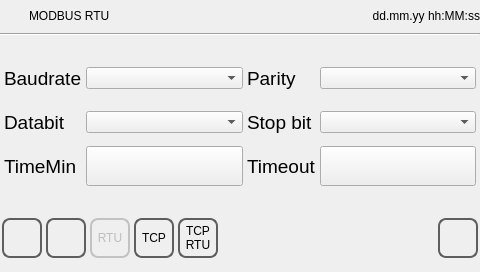
<?xml version="1.0" encoding="UTF-8"?>
<ui version="4.0">
 <class>commpar_rtu</class>
 <widget class="QWidget" name="commpar_rtu">
  <property name="geometry">
   <rect>
    <x>0</x>
    <y>0</y>
    <width>480</width><height>272</height>
   </rect>
  </property>
  <property name="minimumSize">
   <size>
    <width>0</width>
    <height>0</height>
   </size>
  </property>
  <property name="maximumSize">
   <size>
    <width>16777215</width>
    <height>16777215</height>
   </size>
  </property>
  <property name="windowTitle">
   <string>commpar_rtu</string>
  </property>
  <property name="styleSheet">
   <string notr="true">QPushButton
{
	font: 20pt &quot;Ubuntu&quot;;
}
    QAbstractItemView {
     padding: 5 5 16 5;
     font-size: 20px;
    }
     
</string>
  </property>
  <layout class="QVBoxLayout" name="verticalLayout">
   <property name="spacing">
    <number>4</number>
   </property>
   <property name="leftMargin">
    <number>0</number>
   </property>
   <property name="topMargin">
    <number>4</number>
   </property>
   <property name="rightMargin">
    <number>0</number>
   </property>
   <property name="bottomMargin">
    <number>4</number>
   </property>
   <item>
    <layout class="QHBoxLayout" name="horizontalLayout">
     <property name="sizeConstraint">
      <enum>QLayout::SetMinimumSize</enum>
     </property>
     <item>
      <widget class="QLabel" name="labelIcon">
       <property name="minimumSize">
        <size>
         <width>25</width>
         <height>25</height>
        </size>
       </property>
       <property name="maximumSize">
        <size>
         <width>25</width>
         <height>25</height>
        </size>
       </property>
       <property name="focusPolicy">
        <enum>Qt::NoFocus</enum>
       </property>
       <property name="styleSheet">
        <string notr="true"/>
       </property>
       <property name="text">
        <string/>
       </property>
      </widget>
     </item>
     <item>
      <widget class="QLabel" name="labelTitle">
       <property name="sizePolicy">
        <sizepolicy hsizetype="Preferred" vsizetype="Fixed">
         <horstretch>0</horstretch>
         <verstretch>0</verstretch>
        </sizepolicy>
       </property>
       <property name="focusPolicy">
        <enum>Qt::NoFocus</enum>
       </property>
       <property name="text">
        <string>MODBUS RTU</string>
       </property>
      </widget>
     </item>
     <item>
      <widget class="QLabel" name="labelUserName">
       <property name="text">
        <string/>
       </property>
      </widget>
     </item>
     <item>
      <widget class="QLabel" name="labelDataOra">
       <property name="sizePolicy">
        <sizepolicy hsizetype="Preferred" vsizetype="Fixed">
         <horstretch>0</horstretch>
         <verstretch>0</verstretch>
        </sizepolicy>
       </property>
       <property name="focusPolicy">
        <enum>Qt::NoFocus</enum>
       </property>
       <property name="text">
        <string>dd.mm.yy hh:MM:ss</string>
       </property>
       <property name="alignment">
        <set>Qt::AlignRight|Qt::AlignTrailing|Qt::AlignVCenter</set>
       </property>
      </widget>
     </item>
    </layout>
   </item>
   <item>
    <widget class="Line" name="line">
     <property name="focusPolicy">
      <enum>Qt::NoFocus</enum>
     </property>
     <property name="orientation">
      <enum>Qt::Horizontal</enum>
     </property>
    </widget>
   </item>
   <item>
    <spacer name="verticalSpacer">
     <property name="focusPolicy">
      <enum>Qt::NoFocus</enum>
     </property>
     <property name="orientation">
      <enum>Qt::Vertical</enum>
     </property>
     <property name="sizeHint" stdset="0">
      <size>
       <width>20</width>
       <height>40</height>
      </size>
     </property>
    </spacer>
   </item>
   <item>
    <layout class="QGridLayout" name="gridLayout">
     <property name="leftMargin">
      <number>4</number>
     </property>
     <property name="rightMargin">
      <number>4</number>
     </property>
     <item row="0" column="0">
      <widget class="QLabel" name="labelBaudRate">
       <property name="sizePolicy">
        <sizepolicy hsizetype="Fixed" vsizetype="Preferred">
         <horstretch>0</horstretch>
         <verstretch>0</verstretch>
        </sizepolicy>
       </property>
       <property name="minimumSize">
        <size>
         <width>0</width>
         <height>40</height>
        </size>
       </property>
       <property name="font">
        <font>
         <pointsize>14</pointsize>
        </font>
       </property>
       <property name="focusPolicy">
        <enum>Qt::NoFocus</enum>
       </property>
       <property name="text">
        <string>Baudrate</string>
       </property>
      </widget>
     </item>
     <item row="1" column="0">
      <widget class="QLabel" name="labelBitNb">
       <property name="sizePolicy">
        <sizepolicy hsizetype="Fixed" vsizetype="Preferred">
         <horstretch>0</horstretch>
         <verstretch>0</verstretch>
        </sizepolicy>
       </property>
       <property name="minimumSize">
        <size>
         <width>0</width>
         <height>40</height>
        </size>
       </property>
       <property name="font">
        <font>
         <pointsize>14</pointsize>
        </font>
       </property>
       <property name="focusPolicy">
        <enum>Qt::NoFocus</enum>
       </property>
       <property name="text">
        <string>Databit</string>
       </property>
      </widget>
     </item>
     <item row="2" column="0">
      <widget class="QLabel" name="labelQueryIntervalRTU">
       <property name="sizePolicy">
        <sizepolicy hsizetype="Fixed" vsizetype="Preferred">
         <horstretch>0</horstretch>
         <verstretch>0</verstretch>
        </sizepolicy>
       </property>
       <property name="minimumSize">
        <size>
         <width>0</width>
         <height>40</height>
        </size>
       </property>
       <property name="font">
        <font>
         <pointsize>14</pointsize>
        </font>
       </property>
       <property name="focusPolicy">
        <enum>Qt::NoFocus</enum>
       </property>
       <property name="text">
        <string>TimeMin</string>
       </property>
      </widget>
     </item>
     <item row="0" column="1">
      <widget class="QComboBox" name="comboBoxBaudRate">
       <property name="minimumSize">
        <size>
         <width>0</width>
         <height>0</height>
        </size>
       </property>
       <property name="focusPolicy">
        <enum>Qt::NoFocus</enum>
       </property>
       <property name="styleSheet">
        <string notr="true"/>
       </property>
      </widget>
     </item>
     <item row="1" column="1">
      <widget class="QComboBox" name="comboBoxBitNb">
       <property name="minimumSize">
        <size>
         <width>0</width>
         <height>0</height>
        </size>
       </property>
       <property name="focusPolicy">
        <enum>Qt::NoFocus</enum>
       </property>
      </widget>
     </item>
     <item row="2" column="1">
      <widget class="QPushButton" name="pushButtonQueryIntervalRTU">
       <property name="minimumSize">
        <size>
         <width>0</width>
         <height>40</height>
        </size>
       </property>
       <property name="focusPolicy">
        <enum>Qt::NoFocus</enum>
       </property>
       <property name="text">
        <string/>
       </property>
      </widget>
     </item>
     <item row="0" column="3">
      <widget class="QComboBox" name="comboBoxParity">
       <property name="minimumSize">
        <size>
         <width>0</width>
         <height>0</height>
        </size>
       </property>
       <property name="focusPolicy">
        <enum>Qt::NoFocus</enum>
       </property>
      </widget>
     </item>
     <item row="1" column="3">
      <widget class="QComboBox" name="comboBoxStopBit">
       <property name="minimumSize">
        <size>
         <width>0</width>
         <height>0</height>
        </size>
       </property>
       <property name="focusPolicy">
        <enum>Qt::NoFocus</enum>
       </property>
      </widget>
     </item>
     <item row="1" column="2">
      <widget class="QLabel" name="labelStopBit">
       <property name="sizePolicy">
        <sizepolicy hsizetype="Fixed" vsizetype="Preferred">
         <horstretch>0</horstretch>
         <verstretch>0</verstretch>
        </sizepolicy>
       </property>
       <property name="minimumSize">
        <size>
         <width>0</width>
         <height>40</height>
        </size>
       </property>
       <property name="font">
        <font>
         <pointsize>14</pointsize>
        </font>
       </property>
       <property name="focusPolicy">
        <enum>Qt::NoFocus</enum>
       </property>
       <property name="text">
        <string>Stop bit</string>
       </property>
      </widget>
     </item>
     <item row="2" column="2">
      <widget class="QLabel" name="labelTimeOutRTU">
       <property name="sizePolicy">
        <sizepolicy hsizetype="Fixed" vsizetype="Preferred">
         <horstretch>0</horstretch>
         <verstretch>0</verstretch>
        </sizepolicy>
       </property>
       <property name="minimumSize">
        <size>
         <width>0</width>
         <height>40</height>
        </size>
       </property>
       <property name="font">
        <font>
         <pointsize>14</pointsize>
        </font>
       </property>
       <property name="focusPolicy">
        <enum>Qt::NoFocus</enum>
       </property>
       <property name="text">
        <string>Timeout</string>
       </property>
      </widget>
     </item>
     <item row="2" column="3">
      <widget class="QPushButton" name="pushButtonTimeOutRTU">
       <property name="minimumSize">
        <size>
         <width>0</width>
         <height>40</height>
        </size>
       </property>
       <property name="focusPolicy">
        <enum>Qt::NoFocus</enum>
       </property>
       <property name="text">
        <string/>
       </property>
      </widget>
     </item>
     <item row="0" column="2">
      <widget class="QLabel" name="labelParity">
       <property name="sizePolicy">
        <sizepolicy hsizetype="Fixed" vsizetype="Preferred">
         <horstretch>0</horstretch>
         <verstretch>0</verstretch>
        </sizepolicy>
       </property>
       <property name="minimumSize">
        <size>
         <width>0</width>
         <height>40</height>
        </size>
       </property>
       <property name="font">
        <font>
         <pointsize>14</pointsize>
        </font>
       </property>
       <property name="focusPolicy">
        <enum>Qt::NoFocus</enum>
       </property>
       <property name="text">
        <string>Parity</string>
       </property>
      </widget>
     </item>
    </layout>
   </item>
   <item>
    <spacer name="verticalSpacer_2">
     <property name="focusPolicy">
      <enum>Qt::NoFocus</enum>
     </property>
     <property name="orientation">
      <enum>Qt::Vertical</enum>
     </property>
     <property name="sizeHint" stdset="0">
      <size>
       <width>20</width>
       <height>40</height>
      </size>
     </property>
    </spacer>
   </item>
   <item>
    <layout class="QHBoxLayout" name="horizontalLayoutButtons">
     <property name="leftMargin">
      <number>2</number>
     </property>
     <property name="rightMargin">
      <number>2</number>
     </property>
     <item>
      <widget class="QPushButton" name="pushButtonHome">
       <property name="minimumSize">
        <size>
         <width>40</width>
         <height>40</height>
        </size>
       </property>
       <property name="maximumSize">
        <size>
         <width>40</width>
         <height>40</height>
        </size>
       </property>
       <property name="focusPolicy">
        <enum>Qt::NoFocus</enum>
       </property>
       <property name="styleSheet">
        <string notr="true">QPushButton
{
border: 2px solid  rgb(94, 94, 94);
border-radius: 8px;
qproperty-icon: url(:/systemicons/img/Home.png);
qproperty-iconSize: 24px 24px;
qproperty-focusPolicy: NoFocus;
}
QPushButton:pressed
{
border: 2px solid  rgb(194, 194, 194);
background-color:  rgb(255, 255, 127);
}
QPushButton:disabled
{
border: 2px solid  rgb(194, 194, 194);
}
</string>
       </property>
       <property name="text">
        <string/>
       </property>
      </widget>
     </item>
     <item>
      <widget class="QPushButton" name="pushButtonBack">
       <property name="minimumSize">
        <size>
         <width>40</width>
         <height>40</height>
        </size>
       </property>
       <property name="maximumSize">
        <size>
         <width>40</width>
         <height>40</height>
        </size>
       </property>
       <property name="focusPolicy">
        <enum>Qt::NoFocus</enum>
       </property>
       <property name="styleSheet">
        <string notr="true">QPushButton
{
border: 2px solid  rgb(94, 94, 94);
border-radius: 8px;
qproperty-icon: url(:/systemicons/img/Go_back.png);
qproperty-iconSize: 24px 24px;
qproperty-focusPolicy: NoFocus;
}
QPushButton:pressed
{
border: 2px solid  rgb(194, 194, 194);
background-color:  rgb(255, 255, 127);
}
QPushButton:disabled
{
border: 2px solid  rgb(194, 194, 194);
}
</string>
       </property>
       <property name="text">
        <string/>
       </property>
      </widget>
     </item>
     <item>
      <widget class="QPushButton" name="pushButtonRTU">
       <property name="enabled">
        <bool>false</bool>
       </property>
       <property name="minimumSize">
        <size>
         <width>40</width>
         <height>40</height>
        </size>
       </property>
       <property name="maximumSize">
        <size>
         <width>40</width>
         <height>40</height>
        </size>
       </property>
       <property name="focusPolicy">
        <enum>Qt::NoFocus</enum>
       </property>
       <property name="styleSheet">
        <string notr="true">QPushButton
{
border: 2px solid  rgb(94, 94, 94);
border-radius: 8px;
font: 12pt &quot;Ubuntu&quot;;
qproperty-focusPolicy: NoFocus;
}
QPushButton:pressed
{
border: 2px solid  rgb(194, 194, 194);
background-color:  rgb(255, 255, 127);
}
QPushButton:disabled
{
border: 2px solid  rgb(194, 194, 194);
}
</string>
       </property>
       <property name="text">
        <string>RTU</string>
       </property>
      </widget>
     </item>
     <item>
      <widget class="QPushButton" name="pushButtonTCP">
       <property name="minimumSize">
        <size>
         <width>40</width>
         <height>40</height>
        </size>
       </property>
       <property name="maximumSize">
        <size>
         <width>40</width>
         <height>40</height>
        </size>
       </property>
       <property name="focusPolicy">
        <enum>Qt::NoFocus</enum>
       </property>
       <property name="styleSheet">
        <string notr="true">QPushButton
{
border: 2px solid  rgb(94, 94, 94);
border-radius: 8px;
font: 12pt &quot;Ubuntu&quot;;
qproperty-focusPolicy: NoFocus;
}
QPushButton:pressed
{
border: 2px solid  rgb(194, 194, 194);
background-color:  rgb(255, 255, 127);
}
QPushButton:disabled
{
border: 2px solid  rgb(194, 194, 194);
}
</string>
       </property>
       <property name="text">
        <string>TCP</string>
       </property>
      </widget>
     </item>
     <item>
      <widget class="QPushButton" name="pushButtonTCPRTU">
       <property name="minimumSize">
        <size>
         <width>40</width>
         <height>40</height>
        </size>
       </property>
       <property name="maximumSize">
        <size>
         <width>40</width>
         <height>40</height>
        </size>
       </property>
       <property name="focusPolicy">
        <enum>Qt::NoFocus</enum>
       </property>
       <property name="styleSheet">
        <string notr="true">QPushButton
{
border: 2px solid  rgb(94, 94, 94);
border-radius: 8px;
font: 12pt &quot;Ubuntu&quot;;
qproperty-focusPolicy: NoFocus;
}
QPushButton:pressed
{
border: 2px solid  rgb(194, 194, 194);
background-color:  rgb(255, 255, 127);
}
QPushButton:disabled
{
border: 2px solid  rgb(194, 194, 194);
}
</string>
       </property>
       <property name="text">
        <string>TCP
RTU</string>
       </property>
      </widget>
     </item>
     <item>
      <spacer name="horizontalSpacer">
       <property name="minimumSize">
        <size>
         <width>0</width>
         <height>60</height>
        </size>
       </property>
       <property name="maximumSize">
        <size>
         <width>16777215</width>
         <height>60</height>
        </size>
       </property>
       <property name="focusPolicy">
        <enum>Qt::NoFocus</enum>
       </property>
       <property name="orientation">
        <enum>Qt::Horizontal</enum>
       </property>
       <property name="sizeHint" stdset="0">
        <size>
         <width>40</width>
         <height>20</height>
        </size>
       </property>
      </spacer>
     </item>
     <item>
      <widget class="QPushButton" name="pushButtonOk">
       <property name="minimumSize">
        <size>
         <width>40</width>
         <height>40</height>
        </size>
       </property>
       <property name="maximumSize">
        <size>
         <width>40</width>
         <height>40</height>
        </size>
       </property>
       <property name="focusPolicy">
        <enum>Qt::NoFocus</enum>
       </property>
       <property name="styleSheet">
        <string notr="true">QPushButton
{
border: 2px solid  rgb(94, 94, 94);
border-radius: 8px;
qproperty-icon: url(:/systemicons/img/OK.png);
qproperty-iconSize: 24px 24px;
qproperty-focusPolicy: NoFocus;
}
QPushButton:pressed
{
border: 2px solid  rgb(194, 194, 194);
background-color:  rgb(255, 255, 127);
}
QPushButton:disabled
{
border: 2px solid  rgb(194, 194, 194);
}
</string>
       </property>
       <property name="text">
        <string/>
       </property>
      </widget>
     </item>
    </layout>
   </item>
  </layout>
 </widget>
 <resources/>
 <connections/>
</ui>
